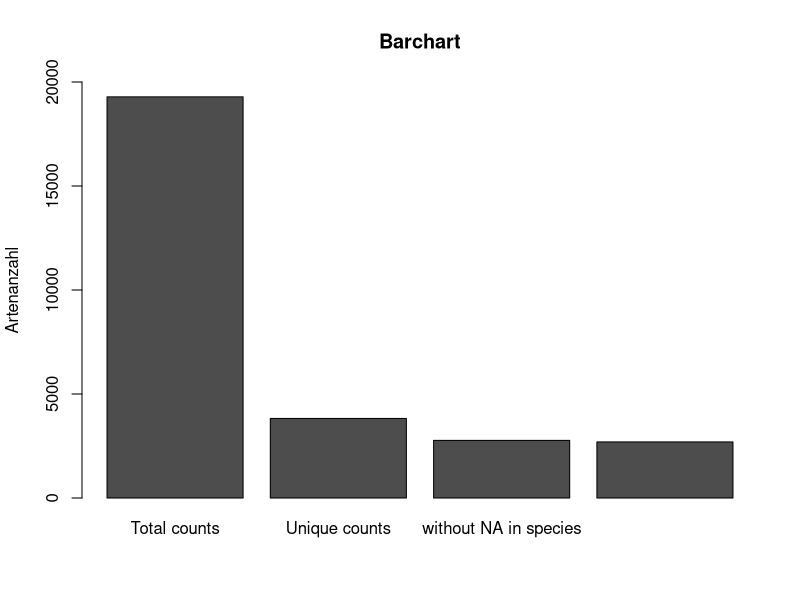
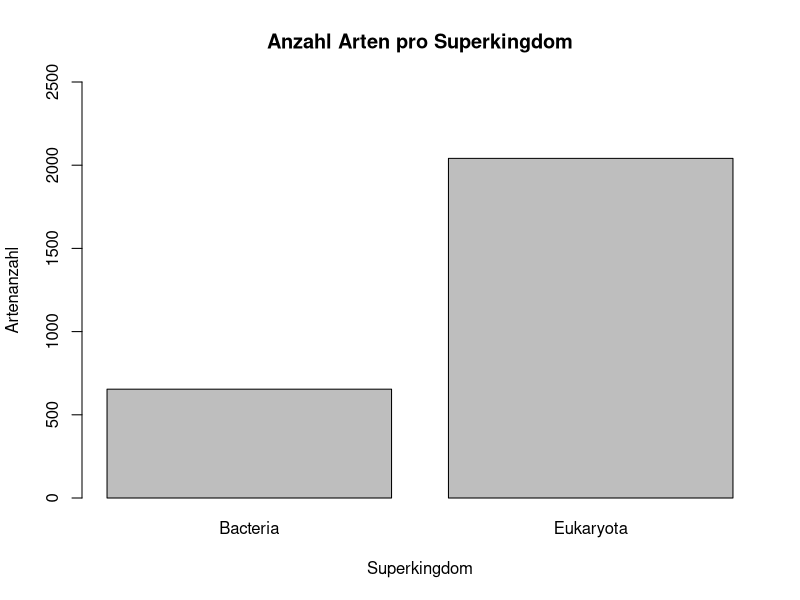
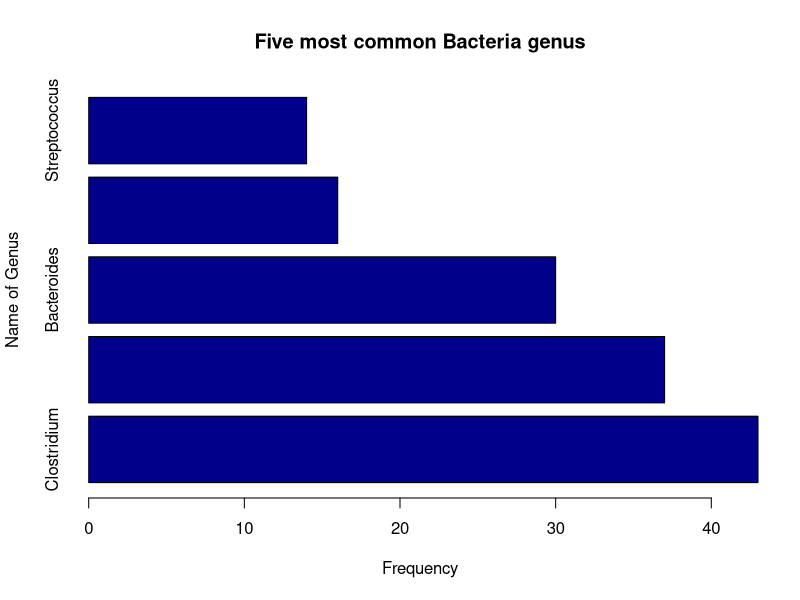
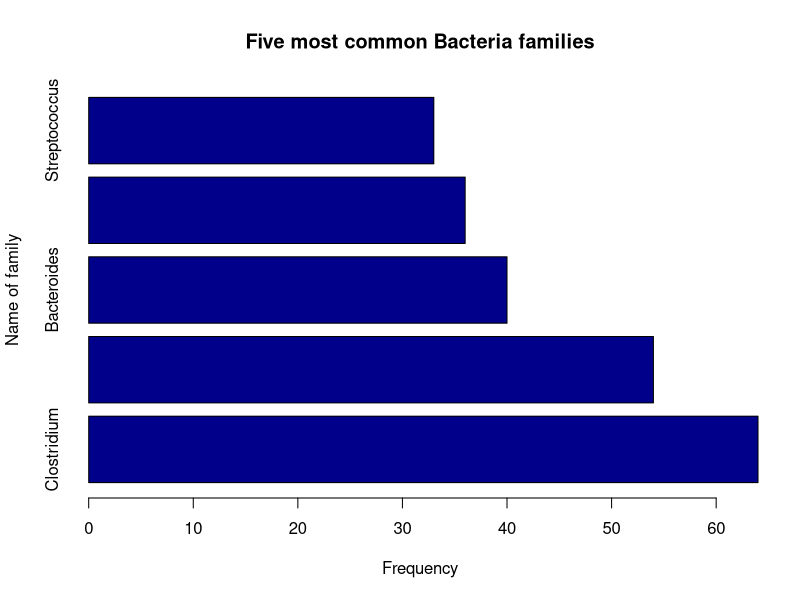
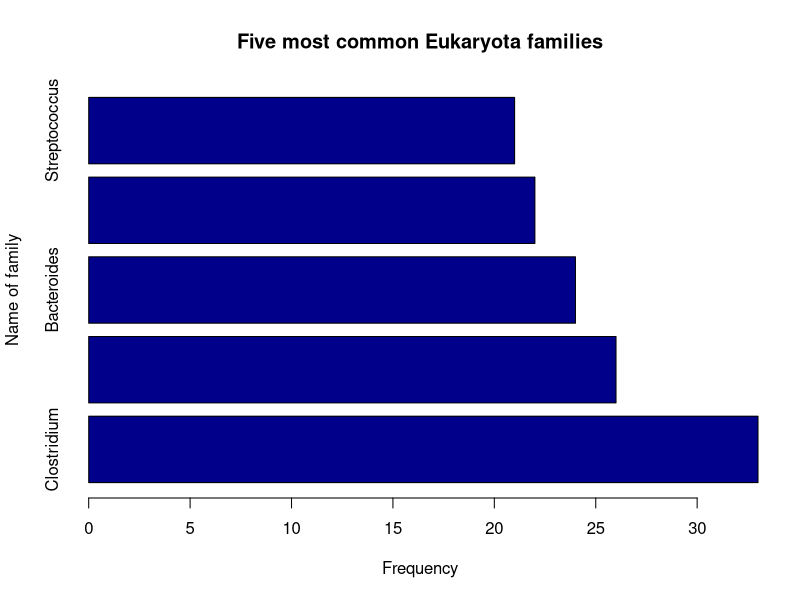
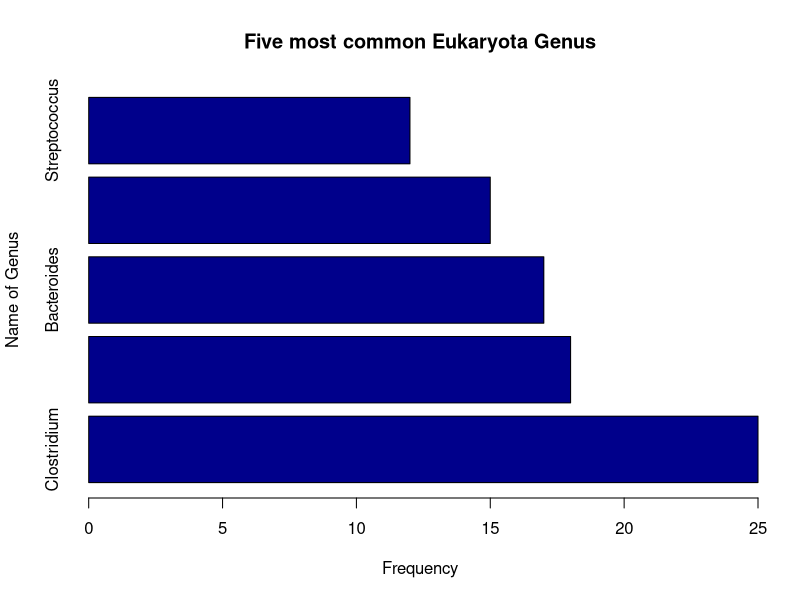

These charts were generated, in order, by the following R code: (Note: this script raises an error after producing the figures.)
library(ggplot2)
library(dplyr)

foxdata <- read.csv(file="ForMilena.csv")

# 1_Barplot: Übersicht Doppelte und nicht NA spezifiziert
totalcounts_fd <- nrow(foxdata) # Total Counts
unique_fd <- nrow(unique(foxdata)) # Only unique counts
unique_fd_s <-unique(foxdata[!is.na(foxdata$species),]) # ohne NA in species
number_uniquefds <- nrow(unique_fd_s)
fd <- unique_fd_s %>% filter(!grepl('unidentified|uncultured', species)) 
fd_2 <- nrow(fd)

x <- c(totalcounts_fd,unique_fd,number_uniquefds,fd_2)
y <- c("Total counts","Unique counts","without NA in species", 
       "without unidentified/uncultured")

tab <- matrix(x, ncol=4, byrow=TRUE)
colnames(tab) <- y
tab <- as.table(tab)
barplot(tab, main = "Barchart", ylab= "Artenanzahl", ylim = c(0,20000))

# 2_Barplot: Verteilung Artenanzahl über Superkingdom
table_kingdom <- table(fd$superkingdom)
barplot(table_kingdom,main = "Anzahl Arten pro Superkingdom", 
        ylim=c(0,2500),xlab="Superkingdom", ylab="Artenanzahl")

# 3_ 5 häufigste Bakterienarten (Barplot mit Genus)
bacteria_sub <- subset(fd,fd$superkingdom=="Bacteria")
bacteria_genus <- bacteria_sub[!is.na(bacteria_sub$genus),]
b_genus <- as.data.frame(table(bacteria_genus$genus))
b_genus5 <- b_genus[order(b_genus$Freq,decreasing=TRUE),][1:5,]
barplot(b_genus5$Freq, main="Five most common Bacteria genus",
        ylab="Name of Genus",xlab= "Frequency", horiz=TRUE,col="darkblue", 
        names.arg = c(b_genus5$Var1))

# 4_ 5 häufigste Bakterienfamilien (Barplot mit Familien)
bacteria_sub <- subset(fd,fd$superkingdom=="Bacteria")
bacteria_fam <- bacteria_sub[!is.na(bacteria_sub$family),]
b_family <- as.data.frame(table(bacteria_fam$family))
b_family5 <- b_family[order(b_family$Freq,decreasing=TRUE),][1:5,]
barplot(b_family5$Freq, main="Five most common Bacteria families",
        ylab="Name of family",xlab= "Frequency", horiz=TRUE,col="darkblue", 
        names.arg = c(b_genus5$Var1))

# 5_ 5 häufigste Eukaryotenfamilien
eukaryota_sub <- subset(fd,fd$superkingdom=="Eukaryota")
Euk_fam <- eukaryota_sub[!is.na(eukaryota_sub$family),]
e_family <- as.data.frame(table(Euk_fam$family))
e_family5 <- e_family[order(e_family$Freq,decreasing=TRUE),][1:5,]
barplot(e_family5$Freq, main="Five most common Eukaryota families",
        ylab="Name of family",xlab= "Frequency", horiz=TRUE,col="darkblue", 
        names.arg = c(b_genus5$Var1))

# 6_ 5 häufigste Eukaryoten Arten (Genus)
Euk_genus <- eukaryota_sub[!is.na(eukaryota_sub$genus),]
e_genus <- as.data.frame(table(Euk_genus$genus))
e_genus5 <- e_genus[order(e_genus$Freq,decreasing=TRUE),][1:5,]
barplot(e_genus5$Freq, main="Five most common Eukaryota Genus",
        ylab="Name of Genus",xlab= "Frequency", horiz=TRUE,col="darkblue", 
        names.arg = c(b_genus5$Var1))

# 7 wie Nr.6 nur mit ggplot
ggplot(e_genus5, aes(x=Freq,y=Var1))+geom_bar(stat="identity",fill="steelblue") +
  labs(title="Five most common Eukarypta genus", x="Frequency", 
       y = "Name of Genus") + geom_text(aes(label=..count..),stat='count',
                                        position=position_dodge(0.9),vjust=-0.2)


